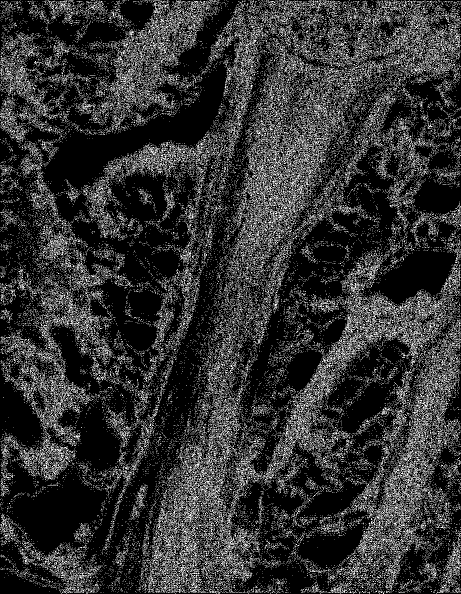
#> input picture nnunet/run/gif/pngs/COl_0_boundary.png, 922 x 1187 px, given in place of DBE_2008-03-30_TSX_7_3_049.png, which was not available (shown at 1/2 size)
$ python create_train_gif.py --image_dir ../nnunet/run/gif/pngs
#> lines starting #> are read from the running program, lines starting #| are printed output that depends on the picture; pictures that were not available may be replaced by others from this repository, and a replacement may not be noted
import imageio
from skimage import io
import skimage

import os
from PIL import Image, ImageDraw, ImageFont, ImageOps
import copy

from datetime import date
import numpy as np
from argparse import ArgumentParser
from skimage.transform import resize
# import matplotlib.pyplot as plt
import cv2


def color_map(m):
    return m[0] * np.array([1, 1, 1]) + (255 - m[0]) * np.array([0, 0, 1])


def createOverlay(image, front, zone, boundary):
    """
    creates an image with the front label overlaying the glacier image

    :param image: Image of the glacier
    :param front: Image of the label of the front
    :return: an rgb image with the black and white image and red front line
    """

    # value for NA area=0, stone=64, glacier=127, ocean with ice melange=254

    image_rgb = np.array(image * 0.5, dtype=np.uint8)

    try:
        image_rgb[zone == 0] += np.array(np.array([0, 0, 0]) / 2, dtype=np.uint8)
        image_rgb[zone == 64] += np.array(np.array([52, 46, 55]) / 2, dtype=np.uint8)
        image_rgb[zone == 127] += np.array(np.array([254, 254, 254]) / 2, dtype=np.uint8)
        image_rgb[zone == 254] += np.array(np.array([60, 145, 230]) / 2, dtype=np.uint8)

    finally:
        #try:
        #    image_rgb[boundary > 0] = np.array(np.array([241, 143, 1]), dtype=np.uint8)
        #finally:
        image_rgb[front == 255] = np.array(np.array([255, 0, 0]), dtype=np.uint8)

    return image_rgb


def create_target(sar_image_path):
    sample_name = sar_image_path.split('/')[-1]
    sar_image = cv2.imread(sar_image_path)
    front_image_path = '/home/ho11laqe/PycharmProjects/data_raw/fronts_dilated_5/train/' + sample_name[
                                                                                           :-len('.png')] + '_front.png'
    zone_image_path = '/home/ho11laqe/PycharmProjects/data_raw/zones/train/' + sample_name[
                                                                               :-len('.png')] + '_zones.png'

    boundary_image_path = '/home/ho11laqe/PycharmProjects/data_raw/boundaries_dilated_5/train/' + sample_name[
                                                                                                  :-len(
                                                                                                      '.png')] + '_boundary.png'
    front = cv2.imread(front_image_path, cv2.IMREAD_GRAYSCALE)
    zone = cv2.imread(zone_image_path, cv2.IMREAD_GRAYSCALE)
    boundary = cv2.imread(boundary_image_path, cv2.IMREAD_GRAYSCALE)
    overlay = createOverlay(sar_image, front, zone, boundary)
    cv2.imwrite('output/target.png', cv2.cvtColor(overlay, cv2.COLOR_RGB2BGR))


if __name__ == '__main__':
    parser = ArgumentParser(add_help=False)
    parser.add_argument('--image_dir', help="Directory with predictions as png")
    args = parser.parse_args()

    image_dir = args.image_dir

    front_gif = []
    fronts = []
    zone_gif = []
    zones = []
    boundary_gif = []
    boundaries = []

    sar_image_path = '/home/ho11laqe/PycharmProjects/data_raw/sar_images/train/DBE_2008-03-30_TSX_7_3_049.png'
    sar_image = cv2.imread(sar_image_path)
#> sar_image is the input picture: shape (1187, 922, 3); 19.9% white in thin lines or dots
    shape = sar_image.shape
#> shape = (1187, 922, 3)
    new_shape = (int(shape[1] / 4), int(shape[0] / 4))
#> new_shape = (230, 296)
    sar_image = cv2.resize(sar_image, new_shape)
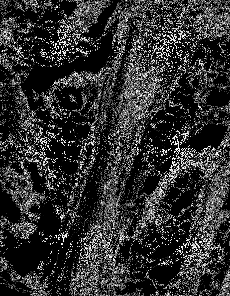
#> sar_image: shape (296, 230, 3); min 0, max 255, mean 48.7

    create_target(sar_image_path)
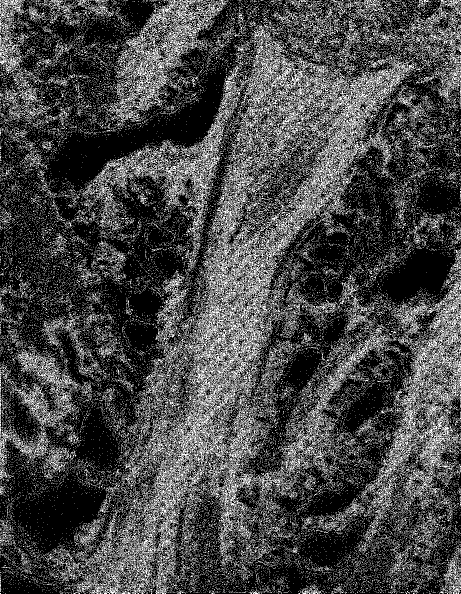
#> input picture nnunet/run/gif/pngs/COl_0_front.png, 922 x 1187 px, given in place of DBE_2008-03-30_TSX_7_3_049_front.png, which was not available (shown at 1/2 size)
#> in create_target, `front = cv2.imread(front_image_path, cv2.IMREAD_GRAYSCALE)`: front: shape (1187, 922); 27.7% white in thin lines or dots
#> in createOverlay, `image_rgb = np.array(image * 0.5, dtype=np.uint8)`: image_rgb: shape (1187, 922, 3); values 0 (black) and 127 (white), 19.9% white in thin lines or dots
#> in createOverlay, `image_rgb[front == 255] = np.array(np.array([255, 0, 0]), dtype=np.uin..`:
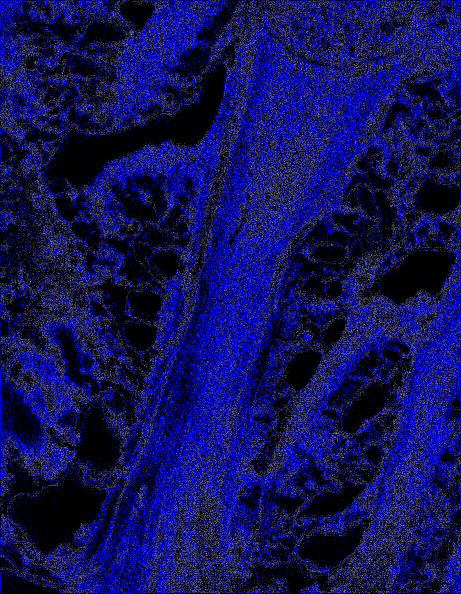
#> image_rgb: shape (1187, 922, 3) (shown at 1/2 size); mean B, G, R 86.6, 15.9, 15.9
#> in create_target, `cv2.imwrite('output/target.png', cv2.cvtColor(overlay, cv2.COLOR_RGB2B..`:
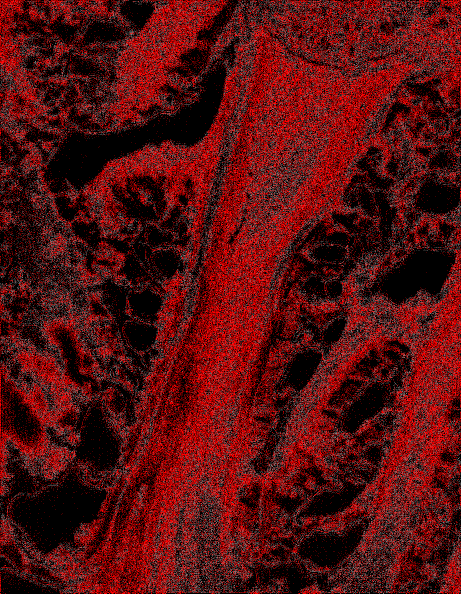
#> saved as target.png: shape (1187, 922, 3) (shown at 1/2 size); mean B, G, R 15.9, 15.9, 86.6

    list_images = os.listdir(image_dir)
#> (the run stopped early here; a loop or call above may not have finished)
